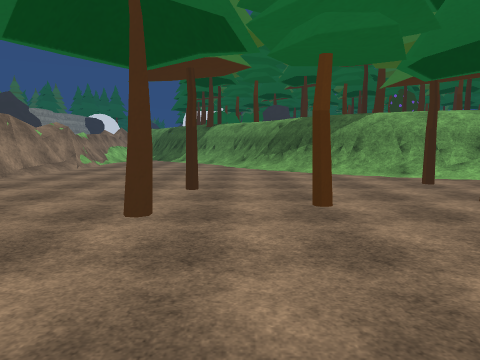
view 1 (above)

24 first-person views from a walk through a scene from a Unity 3-D project. The camera is 1.5 m above the floor, tilts 6° down and sees 70° across. The floor is counted in squares, 2 m on a side. Each view is taken from the middle of a square. On the plan, view 1 faces up. The plan holds only what a view shows up to about 11 squares ahead; the rest is blank. The place goes on beyond the plan. Some animated figures are left out. Some surface patterns are stand-ins.

view 2
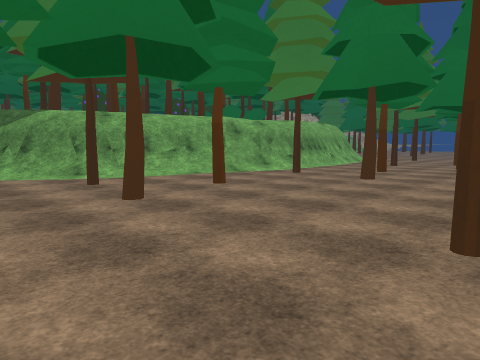

view 3
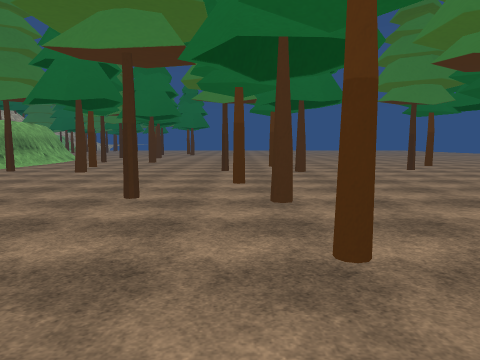

view 4
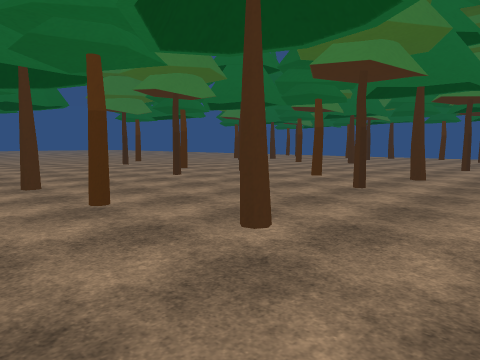

view 5
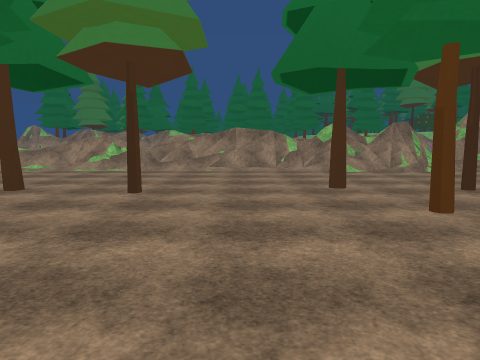

view 6
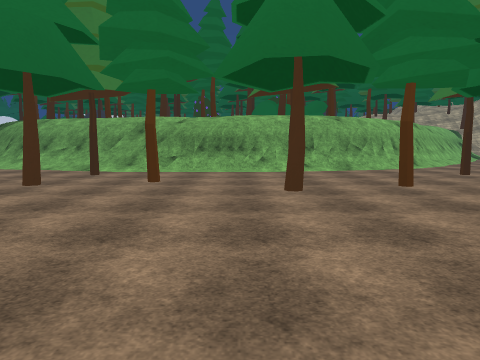

view 7
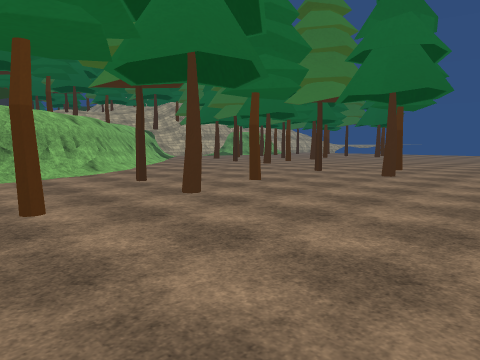

view 8
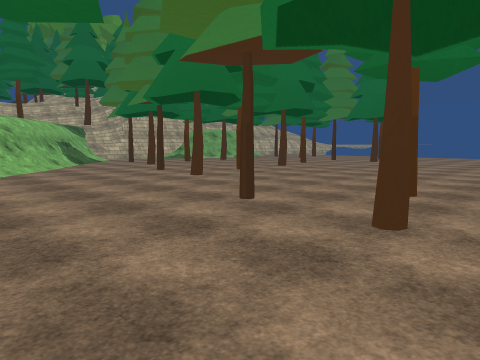

view 9
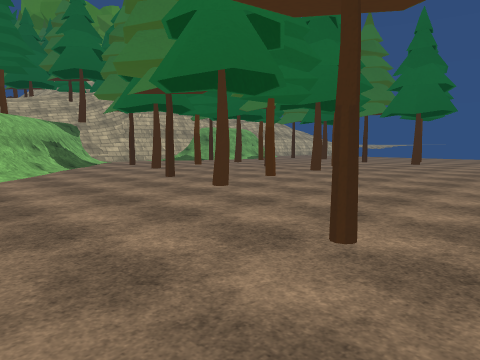

view 10
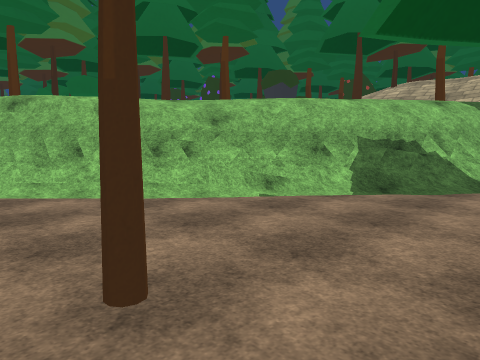

view 11
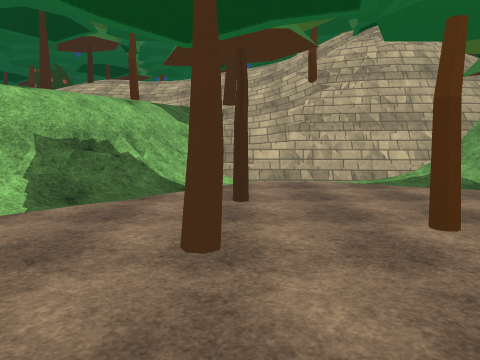

view 12
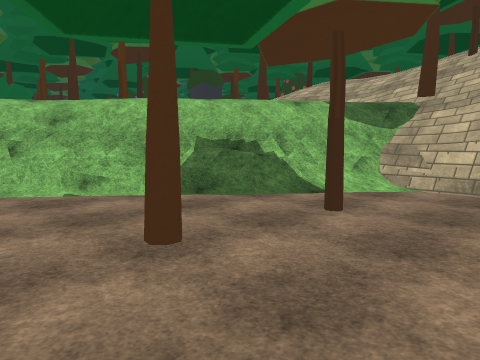

view 13
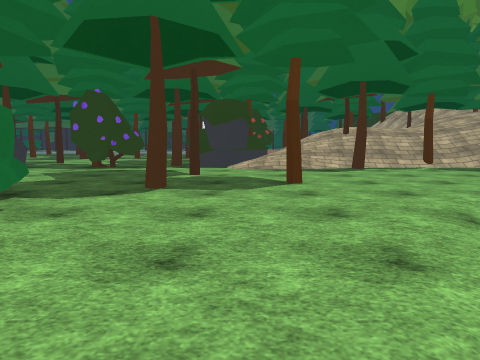

view 14
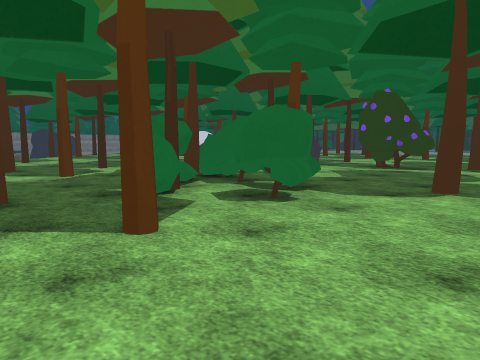

view 15
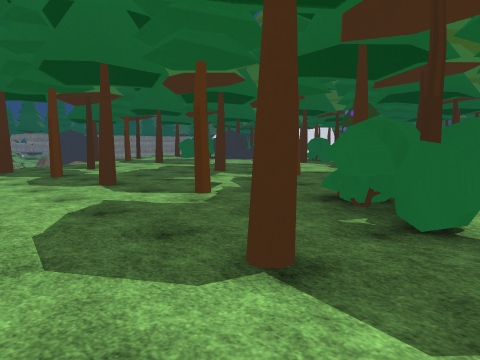

view 16
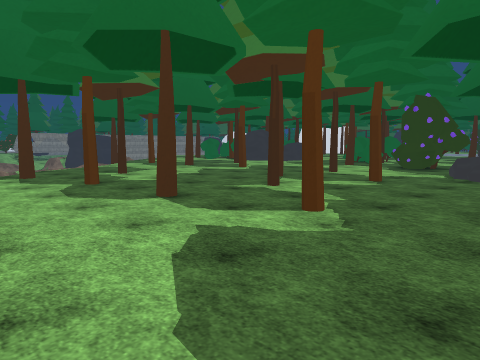

view 17
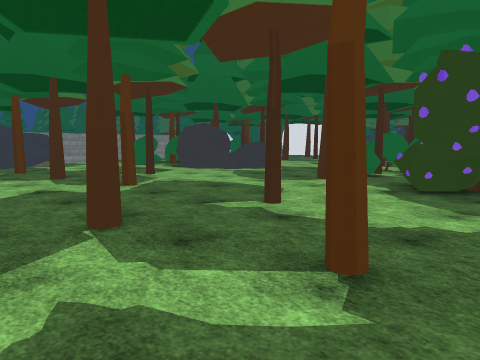

view 18
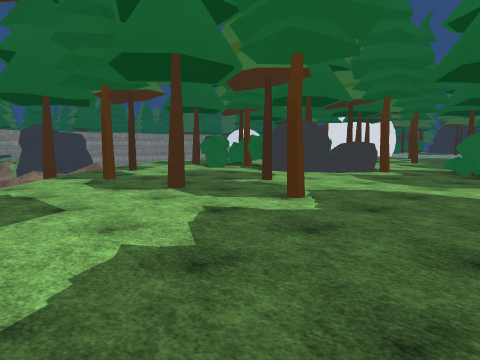

view 19
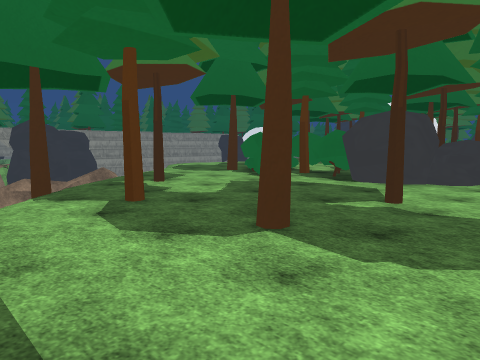

view 20
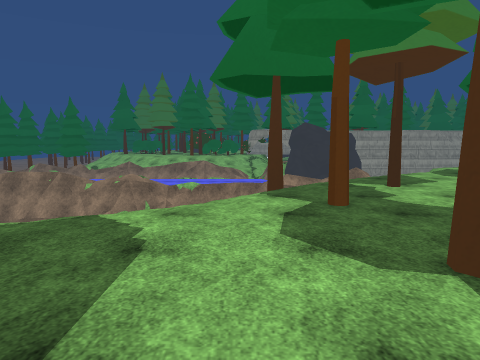

view 21
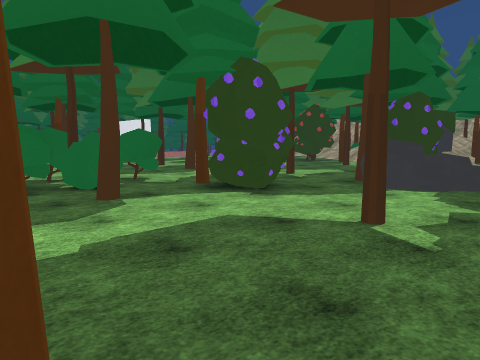

view 22
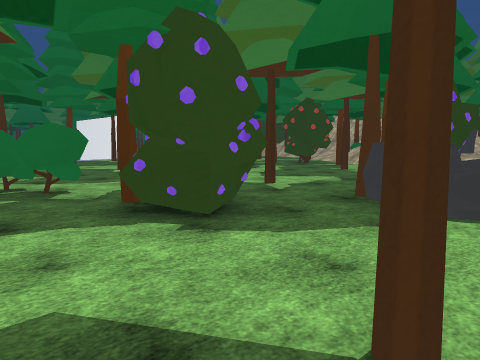

view 23
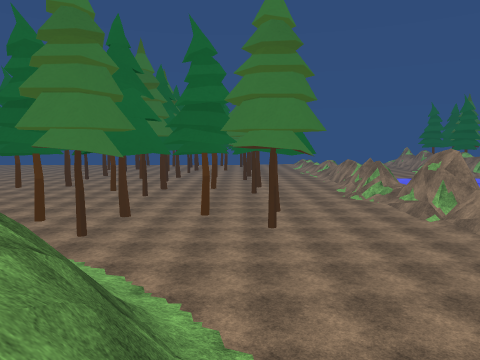

view 24
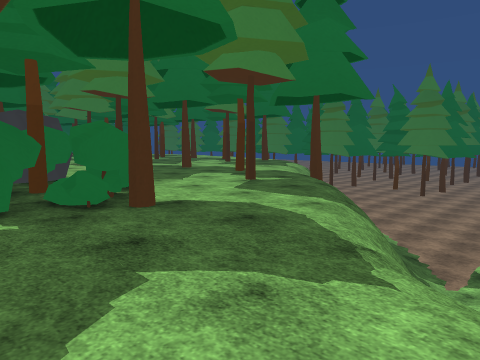

### Floor plan
Key: @ floor where view 1 was taken; # wall or solid block; . main floor; : floor 0.5 m higher than the main floor; + floor 3.5 m higher than the main floor; / step, stairs or slope; = window, fence, low wall or low ledge; ^ raised ledge; v drop or lower ground; B bush; R rock; O other object.
Columns run from 6 left of view 1 to 30 right of it. Each row starts with its distance up from view 1.
 23 ++++ O+  R#+BBBB+  ++++       ##
 22  ++++BBBRRR++O+B+ ++++#+      ###
 21  +++BOOBRR+++++#B+#+++++O /=///=#  #
 20  =++++O++++++++BB++++++OO///////// #
 19  =/++++++#++++++++R+BB++O//#/#////##
 18 # =/+#+++++++++++RR+++++++++++////=##
 17 ^/==/++++#+#++#+++R++++#++++++/=vv###
 16 ^//=//+#++++++++#++++++++#+++/=/..../
 15 ^/./ =/+++++++#++++O ++#++++/##.#.../
 14 #/../ //+++++++#+++BBO+++++/##/.....
 13 # ...  /+++#+++++++B#BB+++//=/....#
 12 #/...  =/+++#++#+#++O+++++/#/...#..
 11 #/..../=//#+++++++++++#++/#/.......
 10 #/...../==/+++++++++++++/#/...#....
  9 #/......//=////+++++++//#/..........
  8 #/......../#v==//////v##/.....#.#..#.
  7 #...........////===##//..............
  6 #....#....#..........................
  5 #..........#..#.... ....#............
  4 ##...#.#.#......#........#..#........
  3 ##............#....#.#.#......#......
  2  /..........................#.....
  1  #/.......#......................
  0 ^#...#@......................
 -1 ##.........#...#........
 -2 #:...#.#..#..... ...
 -3 ##............#.. .
 -4 ##...............
 -5 =/........#.....
 -6  /....#.....#..#.
 -7 //.....#..#. ....
 -8 =/...#.....
 -9 =/........

Where each view was taken, in squares from view 1:
view 1: 0 up, 0 right, facing up
view 2: 0 up, 1 right, facing up-right
view 3: 1 down, 1 left, facing right
view 4: 0 up, 3 left, facing down-right
view 5: 4 down, 5 right, facing left
view 6: 3 down, 12 right, facing up
view 7: 1 down, 14 right, facing up-right
view 8: 1 up, 19 right, facing up-right
view 9: 3 up, 20 right, facing up-right
view 10: 9 up, 26 right, facing up-left
view 11: 10 up, 26 right, facing up
view 12: 11 up, 28 right, facing up-left
view 13: 10 up, 18 right, facing up
view 14: 10 up, 18 right, facing up-left
view 15: 9 up, 15 right, facing up-left
view 16: 9 up, 13 right, facing up-left
view 17: 14 up, 11 right, facing up-left
view 18: 13 up, 8 right, facing up-left
view 19: 14 up, 5 right, facing up-left
view 20: 15 up, 5 right, facing left
view 21: 16 up, 5 right, facing up-right
view 22: 17 up, 7 right, facing up-right
view 23: 14 up, 0 right, facing down
view 24: 23 up, 6 left, facing down-right
